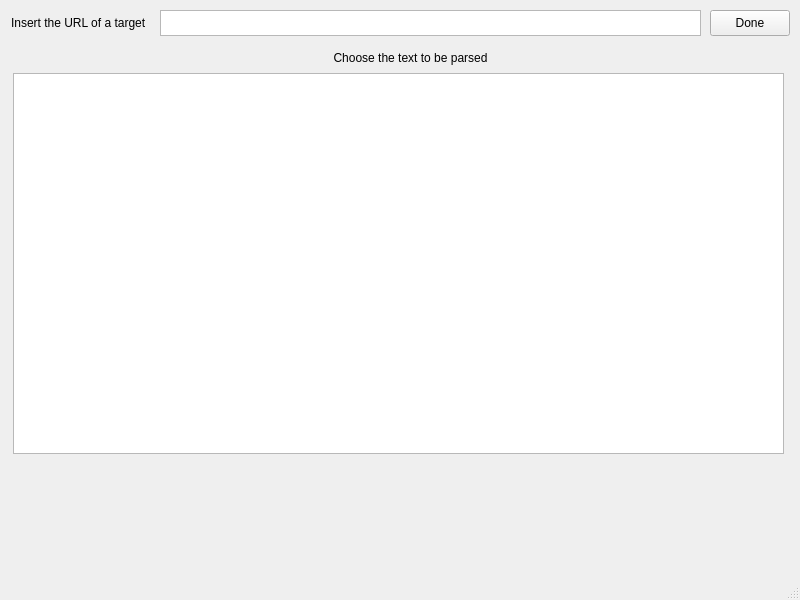
<?xml version="1.0" encoding="UTF-8"?>
<ui version="4.0">
 <class>MainWindow</class>
 <widget class="QMainWindow" name="MainWindow">
  <property name="geometry">
   <rect>
    <x>0</x>
    <y>0</y>
    <width>800</width>
    <height>600</height>
   </rect>
  </property>
  <property name="windowTitle">
   <string>MainWindow</string>
  </property>
  <widget class="QWidget" name="centralwidget">
   <widget class="QLabel" name="label">
    <property name="geometry">
     <rect>
      <x>11</x>
      <y>10</y>
      <width>151</width>
      <height>26</height>
     </rect>
    </property>
    <property name="text">
     <string>Insert the URL of a target</string>
    </property>
   </widget>
   <widget class="QTextEdit" name="url_text">
    <property name="geometry">
     <rect>
      <x>160</x>
      <y>10</y>
      <width>541</width>
      <height>26</height>
     </rect>
    </property>
   </widget>
   <widget class="QTextEdit" name="html_text">
    <property name="geometry">
     <rect>
      <x>13</x>
      <y>73</y>
      <width>771</width>
      <height>381</height>
     </rect>
    </property>
   </widget>
   <widget class="QLabel" name="label_2">
    <property name="geometry">
     <rect>
      <x>330</x>
      <y>50</y>
      <width>161</width>
      <height>16</height>
     </rect>
    </property>
    <property name="text">
     <string>Choose the text to be parsed</string>
    </property>
    <property name="alignment">
     <set>Qt::AlignCenter</set>
    </property>
   </widget>
   <widget class="QPushButton" name="pushButton">
    <property name="geometry">
     <rect>
      <x>710</x>
      <y>10</y>
      <width>80</width>
      <height>26</height>
     </rect>
    </property>
    <property name="text">
     <string>Done</string>
    </property>
   </widget>
  </widget>
  <widget class="QMenuBar" name="menubar">
   <property name="geometry">
    <rect>
     <x>0</x>
     <y>0</y>
     <width>800</width>
     <height>20</height>
    </rect>
   </property>
  </widget>
  <widget class="QStatusBar" name="statusbar"/>
 </widget>
 <resources/>
 <connections/>
</ui>
